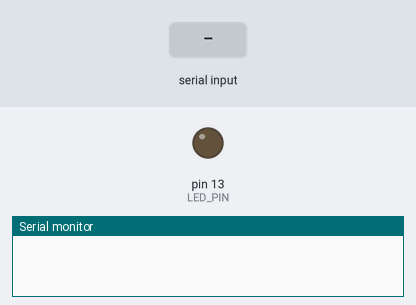
A sketch run on a simulated Arduino Uno, built with avr-gcc and run on an emulated ATmega328P. Parts: output pins drawn as LEDs (lit = HIGH), the last lines printed to the serial monitor. Dashed ring = blinking. The inputs (shaded band) are chosen by the test bench.

Above: at 1.2 s.
1.3 s: "3" received over Serial
At 1.55 s:
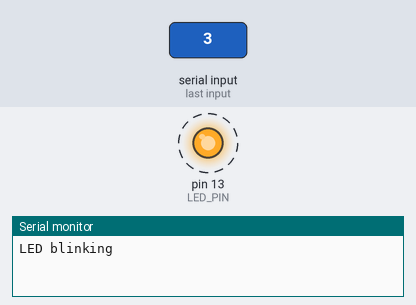
4.3 s: "1" received over Serial
At 5.5 s:
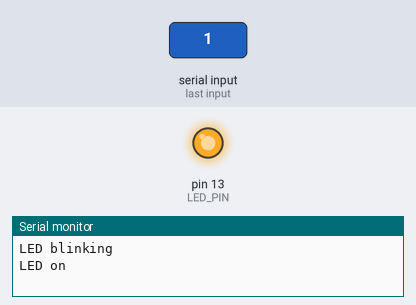
5.8 s: "2" received over Serial
At 6.8 s:
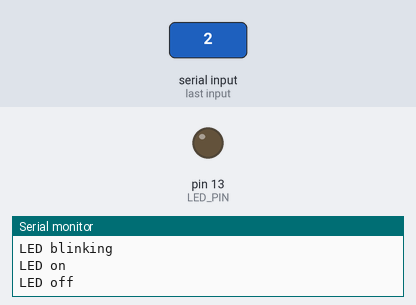
Timing chart, 0 to 8.8 s (numbered marks = the images above; inputs shaded):
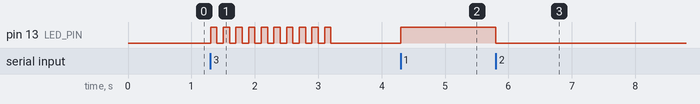

The sketch:

ch02SerialCommunication.ino
```cpp
const unsigned int LED_PIN = 13;
const unsigned int BAUD_RATE = 9600;

void setup() {
  pinMode(LED_PIN, OUTPUT);
  Serial.begin(BAUD_RATE);

}

void loop() {
  if (Serial.available() > 0) {
    int command = Serial.read();
    switch (command) {
      case '1':
        digitalWrite(LED_PIN, HIGH);
        Serial.println("LED on");
        break;
      case '2':
        digitalWrite(LED_PIN, LOW);
        Serial.println("LED off");
        break;
      case '3':
        Serial.println("LED blinking");
        for ( int i = 0; i < 10; i++ ) {
          digitalWrite(LED_PIN, HIGH);
          delay(100);
          digitalWrite(LED_PIN, LOW);
          delay(100);
        }
        break;
      default:
        Serial.print("Unknown commad: ");
        Serial.println(command);
        break;
    }
  }

}
```

Measured:
- after the input at 1.3 s, pin 13 (LED_PIN): alternates HIGH for 0.10 s and LOW for 0.10 s, 20 changes in all, then stays LOW, starting at once
- after the input at 4.3 s, pin 13 (LED_PIN): LOW → HIGH at once
- after the input at 5.8 s, pin 13 (LED_PIN): HIGH → LOW at once
